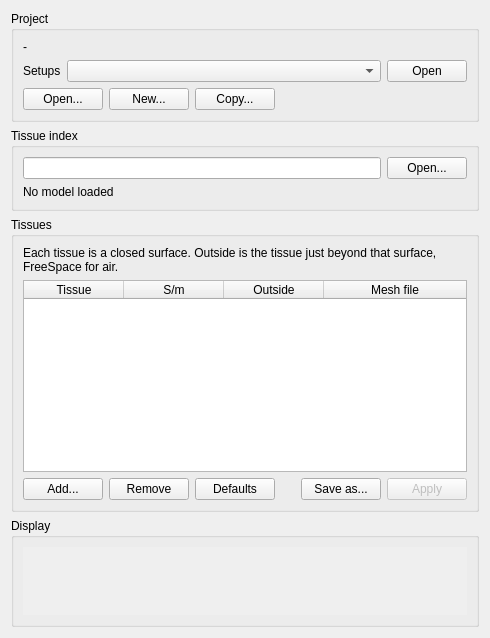
       <widget class="QWidget" name="modelTab">
        <attribute name="title">
         <string>Model</string>
        </attribute>
        <layout class="QVBoxLayout" name="modelLayout">
         <item>
          <widget class="QGroupBox" name="projectGroup">
           <property name="title">
            <string>Project</string>
           </property>
           <layout class="QVBoxLayout" name="projectLayout">
            <item>
             <widget class="QLabel" name="projectName">
              <property name="text">
               <string>-</string>
              </property>
              <property name="wordWrap">
               <bool>true</bool>
              </property>
              <property name="textInteractionFlags">
               <set>Qt::TextInteractionFlag::TextSelectableByMouse</set>
              </property>
             </widget>
            </item>
            <item>
             <layout class="QHBoxLayout" name="projectSetupRow">
              <item>
               <widget class="QLabel" name="projectSetupLabel">
                <property name="text">
                 <string>Setups</string>
                </property>
               </widget>
              </item>
              <item>
               <widget class="QComboBox" name="projectSetups">
                <property name="sizePolicy">
                 <sizepolicy hsizetype="Expanding" vsizetype="Fixed">
                  <horstretch>0</horstretch>
                  <verstretch>0</verstretch>
                 </sizepolicy>
                </property>
                <property name="toolTip">
                 <string>The setups saved in the project's setups folder</string>
                </property>
               </widget>
              </item>
              <item>
               <widget class="QPushButton" name="openProjectSetupButton">
                <property name="text">
                 <string>Open</string>
                </property>
               </widget>
              </item>
             </layout>
            </item>
            <item>
             <layout class="QHBoxLayout" name="projectButtons">
              <item>
               <widget class="QPushButton" name="openProjectButton">
                <property name="toolTip">
                 <string>Open another project</string>
                </property>
                <property name="text">
                 <string>Open...</string>
                </property>
               </widget>
              </item>
              <item>
               <widget class="QPushButton" name="newProjectButton">
                <property name="toolTip">
                 <string>A new project from closed surface meshes</string>
                </property>
                <property name="text">
                 <string>New...</string>
                </property>
               </widget>
              </item>
              <item>
               <widget class="QPushButton" name="copyProjectButton">
                <property name="toolTip">
                 <string>Copy the model and setups of this project to a new folder, to work in a read only one</string>
                </property>
                <property name="text">
                 <string>Copy...</string>
                </property>
               </widget>
              </item>
              <item>
               <spacer name="projectButtonSpacer">
                <property name="orientation">
                 <enum>Qt::Orientation::Horizontal</enum>
                </property>
                <property name="sizeHint" stdset="0">
                 <size>
                  <width>0</width>
                  <height>0</height>
                 </size>
                </property>
               </spacer>
              </item>
             </layout>
            </item>
           </layout>
          </widget>
         </item>
         <item>
          <widget class="QGroupBox" name="indexGroup">
           <property name="title">
            <string>Tissue index</string>
           </property>
           <layout class="QGridLayout" name="indexLayout">
            <item row="0" column="0">
             <widget class="QLineEdit" name="indexPath">
              <property name="readOnly">
               <bool>true</bool>
              </property>
             </widget>
            </item>
            <item row="0" column="1">
             <widget class="QPushButton" name="openIndexButton">
              <property name="text">
               <string>Open...</string>
              </property>
             </widget>
            </item>
            <item row="1" column="0" colspan="2">
             <widget class="QLabel" name="modelSummary">
              <property name="text">
               <string>No model loaded</string>
              </property>
              <property name="wordWrap">
               <bool>true</bool>
              </property>
             </widget>
            </item>
           </layout>
          </widget>
         </item>
         <item>
          <widget class="QGroupBox" name="tissueGroup">
           <property name="title">
            <string>Tissues</string>
           </property>
           <layout class="QVBoxLayout" name="tissueLayout">
            <item>
             <widget class="QLabel" name="tissueHint">
              <property name="text">
               <string>Each tissue is a closed surface. Outside is the tissue just beyond that surface, FreeSpace for air.</string>
              </property>
              <property name="wordWrap">
               <bool>true</bool>
              </property>
             </widget>
            </item>
            <item>
             <widget class="QTableWidget" name="tissueTable">
              <property name="alternatingRowColors">
               <bool>true</bool>
              </property>
              <property name="selectionMode">
               <enum>QAbstractItemView::SelectionMode::SingleSelection</enum>
              </property>
              <property name="selectionBehavior">
               <enum>QAbstractItemView::SelectionBehavior::SelectRows</enum>
              </property>
              <attribute name="verticalHeaderVisible">
               <bool>false</bool>
              </attribute>
              <attribute name="horizontalHeaderStretchLastSection">
               <bool>true</bool>
              </attribute>
              <column>
               <property name="text">
                <string>Tissue</string>
               </property>
              </column>
              <column>
               <property name="text">
                <string>S/m</string>
               </property>
              </column>
              <column>
               <property name="text">
                <string>Outside</string>
               </property>
              </column>
              <column>
               <property name="text">
                <string>Mesh file</string>
               </property>
              </column>
             </widget>
            </item>
            <item>
             <layout class="QHBoxLayout" name="tissueButtons">
              <item>
               <widget class="QPushButton" name="addTissueButton">
                <property name="text">
                 <string>Add...</string>
                </property>
               </widget>
              </item>
              <item>
               <widget class="QPushButton" name="removeTissueButton">
                <property name="text">
                 <string>Remove</string>
                </property>
               </widget>
              </item>
              <item>
               <widget class="QPushButton" name="defaultConductivityButton">
                <property name="toolTip">
                 <string>Set the conductivity of every tissue in the default list, by its name</string>
                </property>
                <property name="text">
                 <string>Defaults</string>
                </property>
               </widget>
              </item>
              <item>
               <spacer name="tissueButtonSpacer">
                <property name="orientation">
                 <enum>Qt::Orientation::Horizontal</enum>
                </property>
                <property name="sizeHint" stdset="0">
                 <size>
                  <width>20</width>
                  <height>10</height>
                 </size>
                </property>
               </spacer>
              </item>
              <item>
               <widget class="QPushButton" name="saveIndexButton">
                <property name="text">
                 <string>Save as...</string>
                </property>
               </widget>
              </item>
              <item>
               <widget class="QPushButton" name="applyIndexButton">
                <property name="enabled">
                 <bool>false</bool>
                </property>
                <property name="toolTip">
                 <string>Reload the model with the edited tissues</string>
                </property>
                <property name="text">
                 <string>Apply</string>
                </property>
               </widget>
              </item>
             </layout>
            </item>
           </layout>
          </widget>
         </item>
         <item>
          <widget class="QGroupBox" name="displayGroup">
           <property name="title">
            <string>Display</string>
           </property>
           <layout class="QVBoxLayout" name="displayGroupLayout">
            <item>
             <widget class="QScrollArea" name="displayScroll">
              <property name="frameShape">
               <enum>QFrame::Shape::NoFrame</enum>
              </property>
              <property name="widgetResizable">
               <bool>true</bool>
              </property>
              <widget class="QWidget" name="displayContents">
               <layout class="QGridLayout" name="displayLayout"/>
              </widget>
             </widget>
            </item>
           </layout>
          </widget>
         </item>
        </layout>
       </widget>
